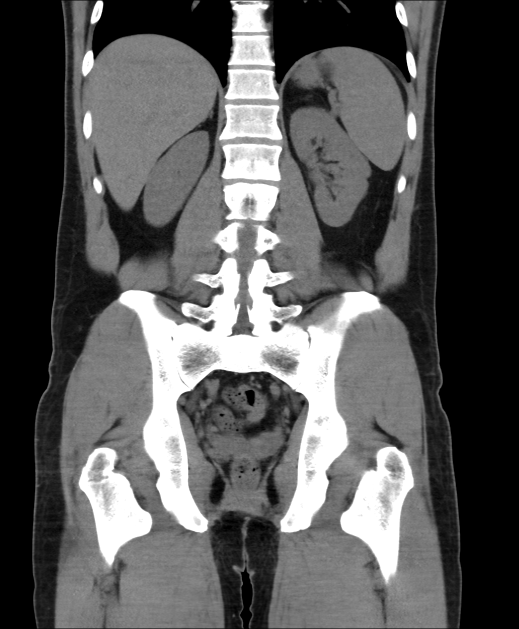
#> input picture image3.png, 1038 x 1258 px (shown at 1/2 size)
$ python T.py
#> lines starting #> are read from the running program, lines starting #| are printed output that depends on the picture
from lightgbm.basic import _label_from_pandas
import numpy as np
import matplotlib.pyplot as plt
import cv2
from skimage.feature import graycomatrix, graycoprops
from skimage.measure import shannon_entropy
import lightgbm as lgb
import pandas as pd
from segmentation import *
import warnings

def fxn():
    warnings.warn("deprecated", DeprecationWarning)


def feature_extractor(dataset):
    image_dataset = pd.DataFrame()
    for image in range(dataset.shape[0]):
        df = pd.DataFrame()

        img = dataset[image, :]
        n = 0
        for j in [0, np.pi / 4, np.pi / 2]:
            for i in [1, 3, 5, 7, 9, 11]:
                GLCM = graycomatrix(img, [i], [j])
                GLCM_Energy = graycoprops(GLCM, 'energy')[0]
                df['Energy-' + str(n)] = GLCM_Energy
                GLCM_corr = graycoprops(GLCM, 'correlation')[0]
                df['Correlation-' + str(n)] = GLCM_corr
                GLCM_diss = graycoprops(GLCM, 'dissimilarity')[0]
                df['Dissimilarity-' + str(n)] = GLCM_diss
                GLCM_hom = graycoprops(GLCM, 'homogeneity')[0]
                df['Homogeneity-' + str(n)] = GLCM_hom
                GLCM_contr = graycoprops(GLCM, 'contrast')[0]
                df['Contrast-' + str(n)] = GLCM_contr
                entropy = shannon_entropy(img)
                df['Entropy-' + str(n)] = entropy
                n += 1
                img = img.copy()

        image_dataset = image_dataset.append(df)

    return image_dataset

SIZE = 128
addr = './image3.png'
img = cv2.imread(addr,0)
#> img is the input picture: shape (1258, 1038); min 0, max 255, mean 88.2
img = cv2.resize(img, (SIZE, SIZE))
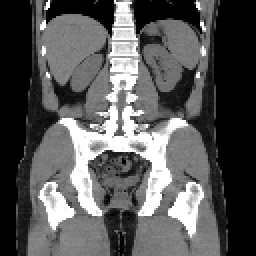
#> img: shape (128, 128) (shown 2 times larger); min 0, max 255, mean 88.2
image = np.array(img)

#> (the run stopped early here; a loop or call above may not have finished)

$ run again, with image1.png copied over image3.png
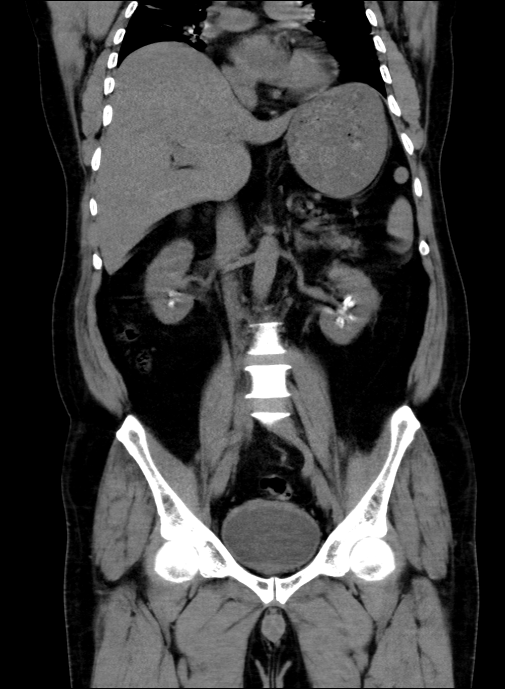
#> input picture image1.png, 1010 x 1378 px (shown at 1/2 size)
#> img is the input picture: shape (1378, 1010); min 0, max 255, mean 62.7
#> `img = cv2.resize(img, (SIZE, SIZE))`:
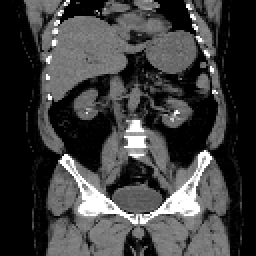
#> img: shape (128, 128) (shown 2 times larger); min 0, max 255, mean 62.7

$ run again, with image2.png copied over image3.png
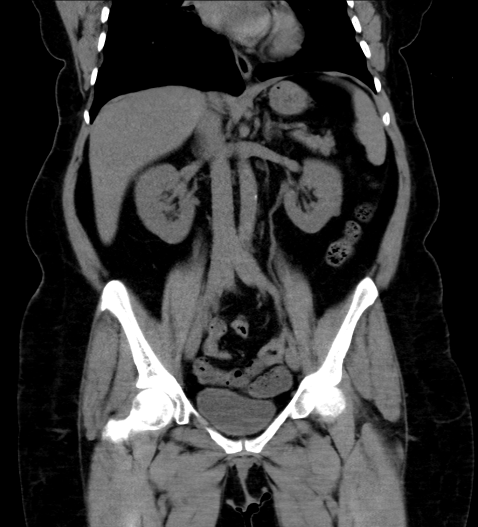
#> input picture image2.png, 956 x 1054 px (shown at 1/2 size)
#> img is the input picture: shape (1054, 956); min 0, max 255, mean 56.1
#> `img = cv2.resize(img, (SIZE, SIZE))`:
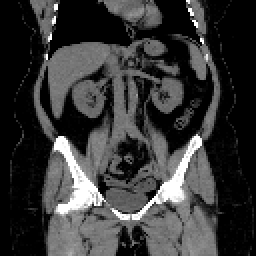
#> img: shape (128, 128) (shown 2 times larger); min 0, max 255, mean 56.1
